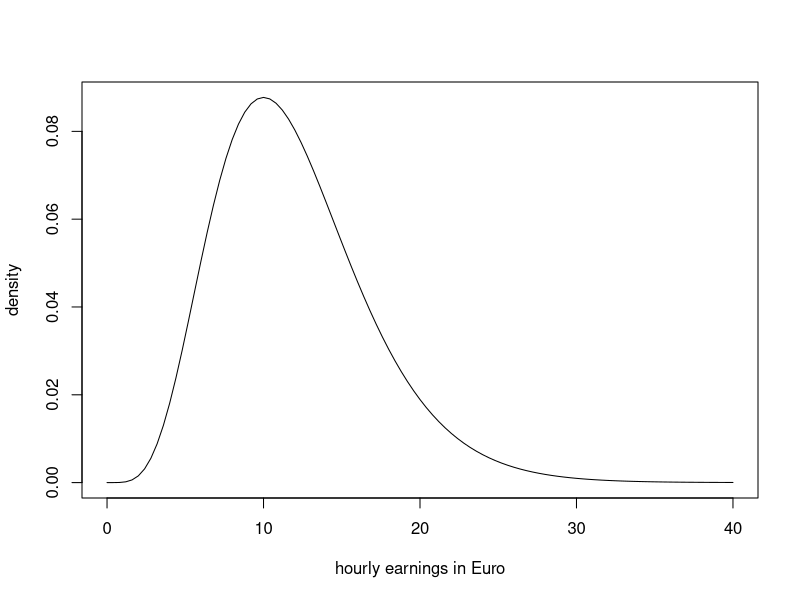
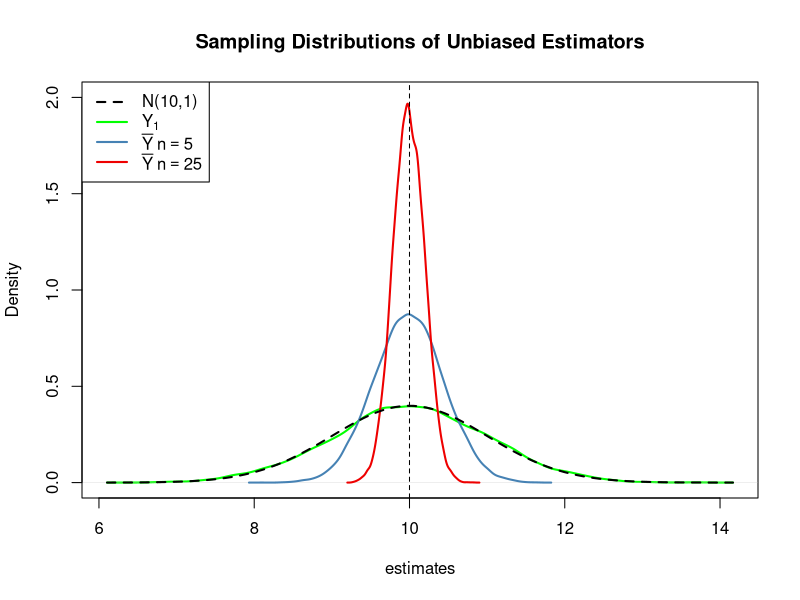
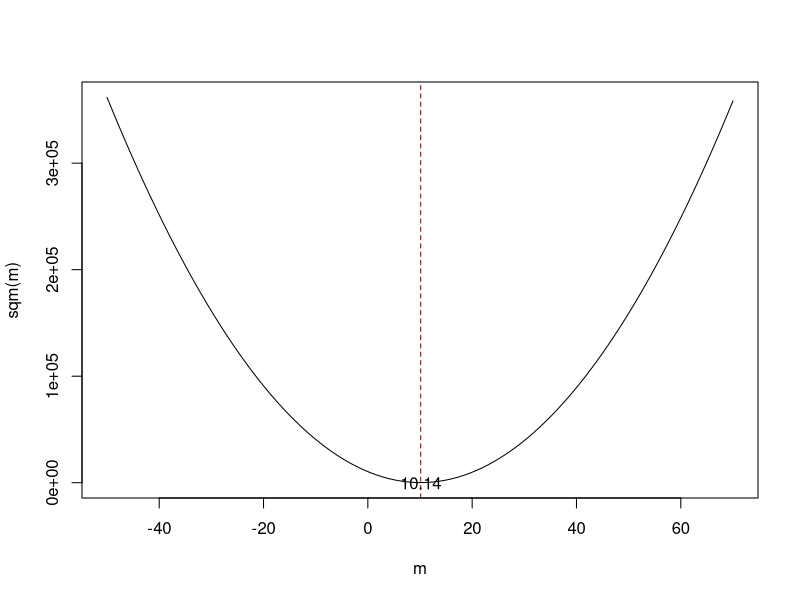
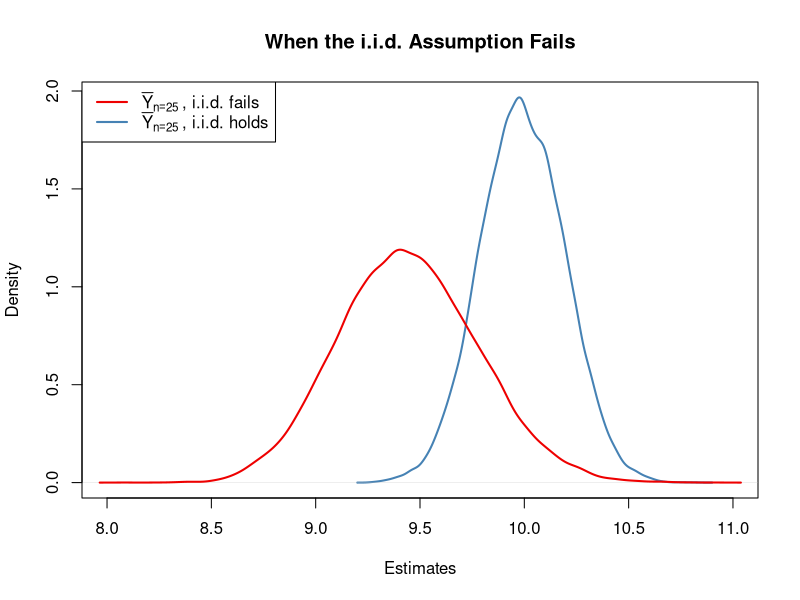
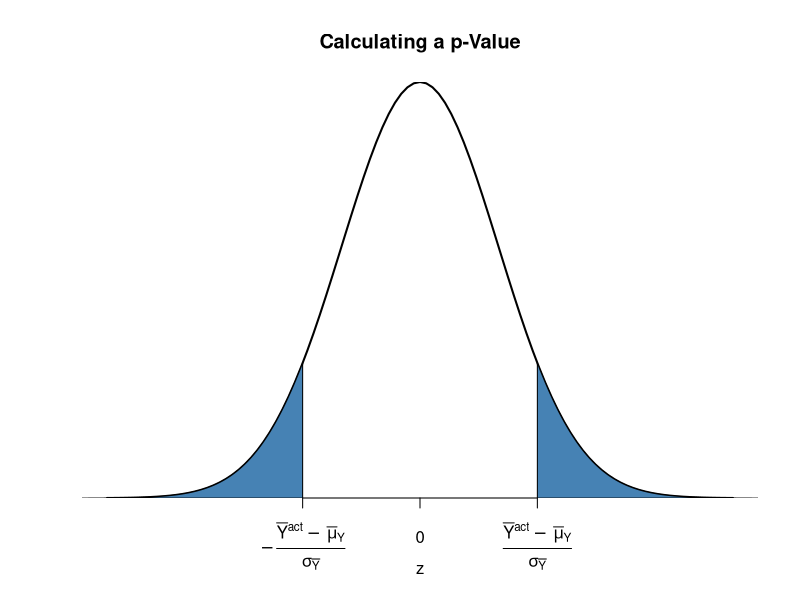
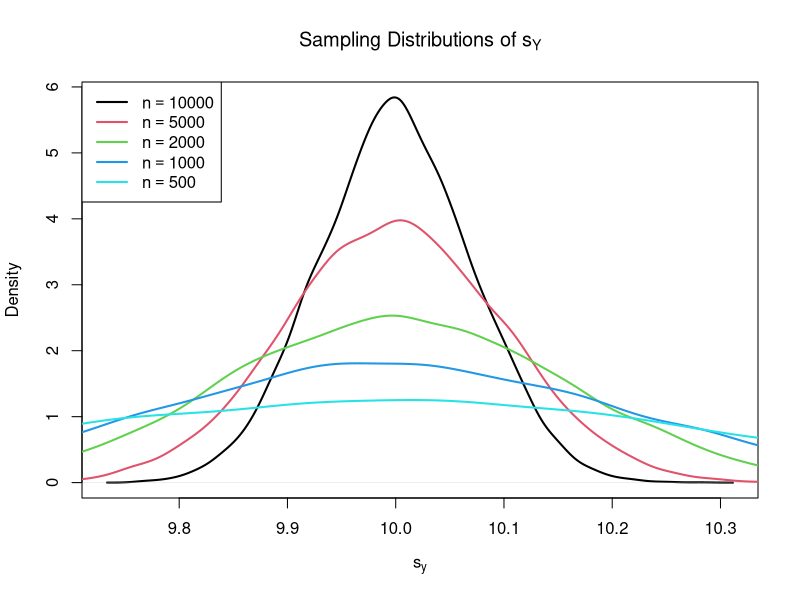
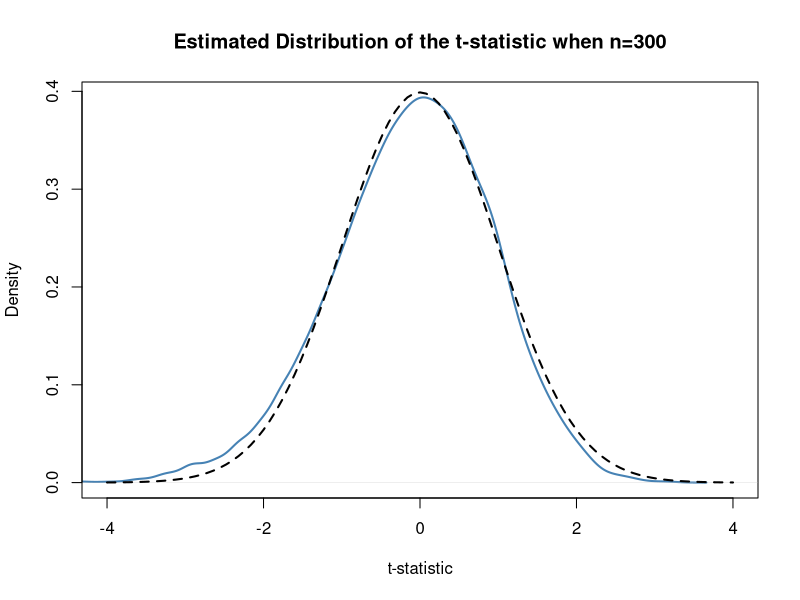
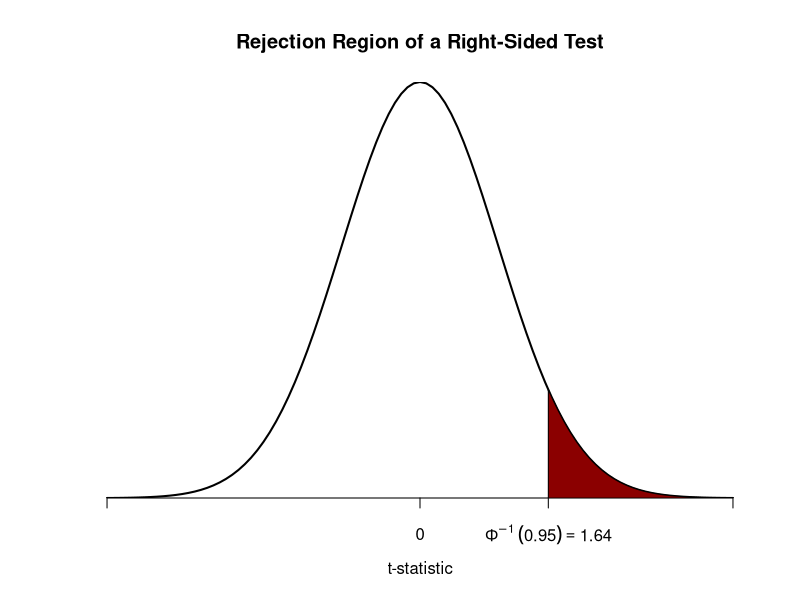

R code for these plots, in order: (Note: this script raises an error after producing the figures.)
## ---- chunk 1

## ---- chunk 2
cat('
<div class = "keyconcept" id="KC3.1">
<h3 class = "right"> Key Concept 3.1 </h3>          
<h3 class = "left"> Estimators and Estimates </h3>

*Estimators* are functions of sample data drawn from an unknown population. *Estimates* are numeric values computed by estimators based on the sample data. Estimators are random variables because they are functions of *random* data. Estimates are nonrandom numbers.

</div>
')
## ---- chunk 3
cat('\\begin{keyconcepts}[Estimators and Estimates]{3.1}
\\textit{Estimators} are functions of sample data that are drawn randomly from an unknown population. \\textit{Estimates} are numeric values computed by estimators based on the sample data. Estimators are random variables because they are functions of \\textit{random} data. Estimates are nonrandom numbers.
\\end{keyconcepts}')
## ---- chunk 4
# plot the chi_12^2 distribution
curve(dchisq(x, df=12), 
      from = 0, 
      to = 40, 
      ylab = "density", 
      xlab = "hourly earnings in Euro")
## ---- chunk 5
# set seed for reproducibility
set.seed(1)

# sample from the chi_12^2 distribution, keep only the first observation
rchisq(n = 100, df = 12)[1]
## ---- chunk 6
cat('
<div class = "keyconcept" id="KC3.2">
<h3 class = "right"> Key Concept 3.2 </h3>          
<h3 class = "left"> Bias, Consistency and Efficiency </h3>

Desirable characteristics of an estimator include unbiasedness, consistency and efficiency.

**Unbiasedness:**  
If the mean of the sampling distribution of some estimator $\\hat\\mu_Y$ for the population mean $\\mu_Y$ equals $\\mu_Y$,
$$ E(\\hat\\mu_Y) = \\mu_Y, $$
the estimator is unbiased for $\\mu_Y$. The *bias* of $\\hat\\mu_Y$ then is $0$:

$$ E(\\hat\\mu_Y) - \\mu_Y = 0$$

**Consistency:**

We want the uncertainty of the estimator $\\mu_Y$ to decrease as the number of observations in the sample grows. More precisely, we want the probability that the estimate $\\hat\\mu_Y$ falls within a small interval around the true value $\\mu_Y$ to get increasingly closer to $1$ as $n$ grows. We write this as

$$ \\hat\\mu_Y \\xrightarrow{p} \\mu_Y. $$

**Variance and efficiency:**

We want the estimator to be efficient. Suppose we have two estimators, $\\hat\\mu_Y$ and $\\overset{\\sim}{\\mu}_Y$ and for some given sample size $n$ it holds that

$$ E(\\hat\\mu_Y) = E(\\overset{\\sim}{\\mu}_Y) = \\mu_Y $$
but
$$\\text{Var}(\\hat\\mu_Y) < \\text{Var}(\\overset{\\sim}{\\mu}_Y).$$

We then prefer to use $\\hat\\mu_Y$ as it has a lower variance than $\\overset{\\sim}{\\mu}_Y$, meaning that $\\hat\\mu_Y$ is more *efficient* in using the information provided by the observations in the sample.

</div>
')
## ---- chunk 7
cat('\\begin{keyconcepts}[Bias\\comma Consistency and Efficiency]{3.2}
Desirable characteristics of an estimator include unbiasedness, consistency and efficiency.\\newline

\\textbf{Unbiasedness:}

If the mean of the sampling distribution of some estimator $\\hat\\mu_Y$ for the population mean $\\mu_Y$ equals $\\mu_Y$,
$$ E(\\hat\\mu_Y) = \\mu_Ym, $$
the estimator is unbiased for $\\mu_Y$. The \\textit{bias} of $\\hat\\mu_Y$ then is $0$:

$$ E(\\hat\\mu_Y) - \\mu_Y = 0$$

\\textbf{Consistency:}

We want the uncertainty of the estimator $\\mu_Y$ to decrease as the number of observations in the sample grows. More precisely, we want the probability that the estimate $\\hat\\mu_Y$ falls within a small interval around the true value $\\mu_Y$ to get increasingly closer to $1$ as $n$ grows. We write this as

$$ \\hat\\mu_Y \\xrightarrow{p} \\mu_Y. $$

\\textbf{Variance and efficiency:}

We want the estimator to be efficient. Suppose we have two estimators, $\\hat\\mu_Y$ and $\\overset{\\sim}{\\mu}_Y$ and for some given sample size $n$ it holds that

$$ E(\\hat\\mu_Y) = E(\\overset{\\sim}{\\mu}_Y) = \\mu_Y $$
but
$$\\text{Var}(\\hat\\mu_Y) < \\text{Var}(\\overset{\\sim}{\\mu}_Y).$$

We then prefer to use $\\hat\\mu_Y$ as it has a lower variance than $\\overset{\\sim}{\\mu}_Y$, meaning that $\\hat\\mu_Y$ is more \\textit{efficient} in using the information provided by the observations in the sample.
\\end{keyconcepts}')
## ---- chunk 8
# generate a fictious population
pop <- rnorm(10000, 10, 1)

# sample from the population and estimate the mean
est1 <- replicate(expr = mean(sample(x = pop, size = 5)), n = 25000)

est2 <- replicate(expr = mean(sample(x = pop, size = 25)), n = 25000)

fo <- replicate(expr = sample(x = pop, size = 5)[1], n = 25000)
## ---- chunk 9
# check if object type is vector
is.vector(est1)
is.vector(est2)

# check length
length(est1)
length(est2)
## ---- chunk 10
# plot density estimate Y_1
plot(density(fo), 
      col = 'green', 
      lwd = 2,
      ylim = c(0, 2),
      xlab = 'estimates',
      main = 'Sampling Distributions of Unbiased Estimators')

# add density estimate for the distribution of the sample mean with n=5 to the plot
lines(density(est1), 
     col = 'steelblue', 
     lwd = 2, 
     bty = 'l')

# add density estimate for the distribution of the sample mean with n=25 to the plot
lines(density(est2), 
      col = 'red2', 
      lwd = 2)

# add a vertical line at the true parameter
abline(v = 10, lty = 2)

# add N(10,1) density to the plot
curve(dnorm(x, mean = 10), 
     lwd = 2,
     lty = 2,
     add = T)

# add a legend
legend("topleft",
       legend = c("N(10,1)",
                  expression(Y[1]),
                  expression(bar(Y) ~ n == 5),
                  expression(bar(Y) ~ n == 25)
                  ), 
       lty = c(2, 1, 1, 1), 
       col = c('black','green', 'steelblue', 'red2'),
       lwd = 2)
## ---- chunk 11
# define the function and vectorize it
sqm <- function(m) {
 sum((y-m)^2)
}
sqm <- Vectorize(sqm)

# draw random sample and compute the mean
y <- rnorm(100, 10, 1)
mean(y)
## ---- chunk 12
# plot the objective function
curve(sqm(x), 
      from = -50, 
      to = 70,
      xlab = "m",
      ylab = "sqm(m)")

# add vertical line at mean(y)
abline(v = mean(y), 
       lty = 2, 
       col = "darkred")

# add annotation at mean(y)
text(x = mean(y), 
     y = 0, 
     labels = paste(round(mean(y), 2)))
## ---- chunk 13
# compute the population mean of pop
mean(pop)
## ---- chunk 14
# simulate outcomes for the sample mean when the i.i.d. assumption fails
est3 <-  replicate(n = 25000, 
                   expr = mean(sample(x = sort(pop), 
                                      size = 10, 
                                      prob = c(rep(4, 2500), rep(1, 7500)))))

# compute the sample mean of the outcomes
mean(est3)
## ---- chunk 15
# sampling distribution of sample mean, i.i.d. holds, n=25
plot(density(est2), 
      col = 'steelblue',
      lwd = 2,
      xlim = c(8, 11),
      xlab = 'Estimates',
      main = 'When the i.i.d. Assumption Fails')

# sampling distribution of sample mean, i.i.d. fails, n=25
lines(density(est3),
      col = 'red2',
      lwd = 2)

# add a legend
legend("topleft",
       legend = c(expression(bar(Y)[n == 25]~", i.i.d. fails"),
                  expression(bar(Y)[n == 25]~", i.i.d. holds")
                  ), 
       lty = c(1, 1), 
       col = c('red2', 'steelblue'),
       lwd = 2)
## ---- chunk 16
# plot the standard normal density on the interval [-4,4]
curve(dnorm(x),
      xlim = c(-4, 4),
      main = 'Calculating a p-Value',
      yaxs = 'i',
      xlab = 'z',
      ylab = '',
      lwd = 2,
      axes = 'F')

# add x-axis
axis(1, 
     at = c(-1.5, 0, 1.5), 
     padj = 0.75,
     labels = c(expression(-frac(bar(Y)^"act"~-~bar(mu)[Y,0], sigma[bar(Y)])),
                0,
                expression(frac(bar(Y)^"act"~-~bar(mu)[Y,0], sigma[bar(Y)]))))

# shade p-value/2 region in left tail
polygon(x = c(-6, seq(-6, -1.5, 0.01), -1.5),
        y = c(0, dnorm(seq(-6, -1.5, 0.01)),0), 
        col = 'steelblue')

# shade p-value/2 region in right tail
polygon(x = c(1.5, seq(1.5, 6, 0.01), 6),
        y = c(0, dnorm(seq(1.5, 6, 0.01)), 0), 
        col = 'steelblue')
## ---- chunk 17
# vector of sample sizes
n <- c(10000, 5000, 2000, 1000, 500)

# sample observations, estimate using 'sd()' and plot the estimated distributions
sq_y <- replicate(n = 10000, expr = sd(rnorm(n[1], 10, 10)))
plot(density(sq_y),
     main = expression('Sampling Distributions of' ~ s[Y]),
     xlab = expression(s[y]),
     lwd = 2)

for (i in 2:length(n)) {
  sq_y <- replicate(n = 10000, expr = sd(rnorm(n[i], 10, 10)))
  lines(density(sq_y), 
        col = i, 
        lwd = 2)
}

# add a legend
legend("topleft",
       legend = c(expression(n == 10000),
                  expression(n == 5000),
                  expression(n == 2000),
                  expression(n == 1000),
                  expression(n == 500)), 
       col = 1:5,
       lwd = 2)
## ---- chunk 18
cat('
<div class = "keyconcept" id="KC3.4">
<h3 class = "right"> Key Concept 3.4 </h3>          
<h3 class = "left"> The Standard Error of $\\overline{Y}$ </h3>

Take an i.i.d. sample $Y_1, \\dots, Y_n$. The mean of $Y$ is consistently estimated by $\\overline{Y}$, the sample mean of the $Y_i$. Since $\\overline{Y}$ is a random variable, it has a sampling distribution with variance $\\frac{\\sigma_Y^2}{n}$.

The standard error of $\\overline{Y}$, denoted $SE(\\overline{Y})$ is an estimator of the standard deviation of $\\overline{Y}$:

$$ SE(\\overline{Y}) = \\hat\\sigma_{\\overline{Y}} = \\frac{s_Y}{\\sqrt{n}} $$

The caret (^) over $\\sigma$ indicates that $\\hat\\sigma_{\\overline{Y}}$ is an estimator for $\\sigma_{\\overline{Y}}$. 
</div>
')
## ---- chunk 19
cat('\\begin{keyconcepts}[The Standard Error of $\\overline{Y}$]{3.4}
Take an i.i.d. sample $Y_1, \\dots, Y_n$. The mean of $Y$ is consistently estimated by $\\overline{Y}$, the sample mean of the $Y_i$. Since $\\overline{Y}$ is a random variable, it has a sampling distribution with variance $\\frac{\\sigma_Y^2}{n}$.

The standard error of $\\overline{Y}$, denoted $SE(\\overline{Y})$ is an estimator of the standard deviation of $\\overline{Y}$:

$$ SE(\\overline{Y}) = \\hat\\sigma_{\\overline{Y}} = \\frac{s_Y}{\\sqrt{n}} $$

The caret (\\string^) over $\\sigma$ indicates that $\\hat\\sigma_{\\overline{Y}}$ is an estimator for $\\sigma_{\\overline{Y}}$. 
\\end{keyconcepts}
')
## ---- chunk 20
# draw 10000 samples of size 100 and estimate the mean of Y and
# estimate the standard error of the sample mean

mean_estimates <- numeric(10000)
se_estimates <- numeric(10000)

for (i in 1:10000) {
  
  s <- sample(0:1, 
              size = 100,  
              prob = c(0.9, 0.1),
              replace = T)
  
  mean_estimates[i] <- mean(s)
  se_estimates[i] <- sqrt(mean(s) * (1 - mean(s)) / 100)

}

mean(mean_estimates)
mean(se_estimates)
## ---- chunk 21
# sample and estimate, compute standard error
samplemean_act <- mean(
  sample(0:1, 
         prob = c(0.9, 0.1), 
         replace = T, 
         size = 100))

SE_samplemean <- sqrt(samplemean_act * (1 - samplemean_act) / 100)

# null hypothesis
mean_h0 <- 0.1

# compute the p-value
pvalue <- 2 * pnorm(- abs(samplemean_act - mean_h0) / SE_samplemean)
pvalue
## ---- chunk 22
# compute a t-statistic for the sample mean
tstatistic <- (samplemean_act - mean_h0) / SE_samplemean
tstatistic
## ---- chunk 23
# prepare empty vector for t-statistics
tstatistics <- numeric(10000)

# set sample size
n <- 300

# simulate 10000 t-statistics
for (i in 1:10000) {
  
  s <- sample(0:1, 
              size = n,  
              prob = c(0.9, 0.1),
              replace = T)
  
  tstatistics[i] <- (mean(s)-0.1)/sqrt(var(s)/n)
  
}
## ---- chunk 24
# plot density and compare to N(0,1) density
plot(density(tstatistics),
     xlab = 't-statistic',
     main = 'Estimated Distribution of the t-statistic when n=300',
     lwd = 2,
     xlim = c(-4, 4),
     col = 'steelblue')

# N(0,1) density (dashed)
curve(dnorm(x), 
      add = T, 
      lty = 2, 
      lwd = 2)
## ---- chunk 25
cat('
<div class = "keyconcept" id="KC3.5">
<h3 class = "right"> Key Concept 3.5 </h3>          
<h3 class = "left"> The Terminology of Hypothesis Testing </h3>

In hypothesis testing, two types of mistakes are possible:

1. The null hypothesis *is* rejected although it is true (type-I-error)  

2. The null hypothesis *is not* rejected although it is false (type-II-error) 

The **significance level** of the test is the probability to commit a type-I-error we are willing to accept in advance. E.g., using a prespecified significance level of $0.05$, we reject the null hypothesis if and only if the $p$-value is less than $0.05$. The significance level is chosen before the test is conducted.

An equivalent procedure is to reject the null hypothesis if the observed test statistic is, in absolute value terms, larger than the **critical value** of the test statistic. The critical value is determined by the significance level chosen and defines two disjoint sets of values which are called **acceptance region** and **rejection region**. The acceptance region contains all values of the test statistic for which the test does not reject while the rejection region contains all the values for which the test does reject.

The **$p$-value** is the probability that, in repeated sampling under the same conditions a test statistic is observed that provides just as much evidence against the null hypothesis as the test statistic actually observed.

The actual probability that the test rejects the true null hypothesis is called the **size of the test**. In an ideal setting, the size does equals the significance level.

The probability that the test correctly rejects a false null hypothesis is called **power**. 

</div>
')
## ---- chunk 26
cat('\\begin{keyconcepts}[The Terminology of Hypothesis Testing]{3.5}
In hypothesis testing, two types of mistakes are possible:\\newline

\\begin{enumerate}
\\item The null hypothesis \\textit{is} rejected although it is true (type-I-error)  
\\item The null hypothesis \\textit{is not} rejected although it is false (type-II-error) 
\\end{enumerate}\\vspace{0.5cm}

The \\textit{significance level} of the test is the probability to commit a type-I-error we are willing to accept in advance. E.g., using a prespecified significance level of $0.05$, we reject the null hypothesis if and only if the $p$-value is less than $0.05$. The significance level is chosen before the test is conducted.\\newline

An equivalent procedure is to reject the null hypothesis if the observed test statistic is, in absolute value terms, larger than the \\textit{critical value} of the test statistic. The critical value is determined by the significance level chosen and defines two disjoint sets of values which are called \\textit{acceptance region} and \\textit{rejection region}. The acceptance region contains all values of the test statistic for which the test does not reject while the rejection region contains all the values for which the test does reject.\\newline

The \\textit{$p$-value} is the probability that, in repeated sampling under the same conditions, a test statistic is observed that provides just as much evidence against the null hypothesis as the test statistic actually observed.\\newline

The actual probability that the test rejects the true null hypothesis is called the \\textit{size of the test}. In an ideal setting, the size equals the significance level.\\newline

The probability that the test correctly rejects a false null hypothesis is called \\textit{power}. 
\\end{keyconcepts}
')
## ---- chunk 27
# check whether p-value < 0.05
pvalue < 0.05
## ---- chunk 28
# check the critical value
qnorm(p = 0.975)

# check whether the null is rejected using the t-statistic computed further above
abs(tstatistic) > 1.96
## ---- chunk 29
cat('
<div class = "keyconcept" id="KC3.6">
<h3 class = "right"> Key Concept 3.6 </h3>          
<h3 class = "left"> Testing the Hypothesis $E(Y) = \\mu_{Y,0}$ Against the Alternative $E(Y) \\neq \\mu_{Y,0}$ </h3>

1. Estimate $\\mu_{Y}$ using $\\overline{Y}$ and compute the $SE(\\overline{Y})$, standard error of $\\overline{Y}$.

2. Compute the $t$-statistic.

3. Compute the $p$-value and reject the null hypothesis at the $5\\%$ level of significance if the $p$-value is smaller than $0.05$ or, equivalently, if
$$ \\left\\lvert t^{act} \\right\\rvert > 1.96. $$
</div>

')
## ---- chunk 30
cat('\\begin{keyconcepts}[Testing the Hypothesis $E(Y) = \\mu_{Y,0}$ Against the Alternative $E(Y) \\neq \\mu_{Y,0}$]{3.6}
\\begin{enumerate}
\\item Estimate $\\mu_{Y}$ using $\\overline{Y}$ and compute $SE(\\overline{Y})$, the standard error of $SE(\\overline{Y})$.
\\item Compute the $t$-statistic.
\\item Compute the $p$-value and reject the null hypothesis at the $5\\%$ level of significance if the $p$-value is smaller than $0.05$ or, equivalently, if $$\\left\\lvert t^{act} \\right\\rvert > 1.96.$$
\\end{enumerate}
\\end{keyconcepts}
')
## ---- chunk 31
# plot the standard normal density on the domain [-4,4]
curve(dnorm(x),
      xlim = c(-4, 4),
      main = 'Rejection Region of a Right-Sided Test',
      yaxs = 'i',
      xlab = 't-statistic',
      ylab = '',
      lwd = 2,
      axes = 'F')

# add the x-axis
axis(1, 
     at = c(-4, 0, 1.64, 4), 
     padj = 0.5,
     labels = c('', 0, expression(Phi^-1~(.95)==1.64), ''))

# shade the rejection region in the left tail
polygon(x = c(1.64, seq(1.64, 4, 0.01), 4),
        y = c(0, dnorm(seq(1.64, 4, 0.01)), 0), 
        col = 'darkred')
## ---- chunk 32
# plot the the standard normal density on the domain [-4,4]
curve(dnorm(x),
      xlim = c(-4, 4),
      main = 'Rejection Region of a Left-Sided Test',
      yaxs = 'i',
      xlab = 't-statistic',
      ylab = '',
      lwd = 2,
      axes = 'F')

# add x-axis
axis(1, 
     at = c(-4, 0, -1.64, 4), 
     padj = 0.5,
     labels = c('', 0, expression(Phi^-1~(.05)==-1.64), ''))

# shade rejection region in right tail
polygon(x = c(-4, seq(-4, -1.64, 0.01), -1.64),
        y = c(0, dnorm(seq(-4, -1.64, 0.01)), 0), 
        col = 'darkred')
## ---- chunk 33
cat('
<div class = "keyconcept" id="KC3.7">
<h3 class = "right"> Key Concept 3.7 </h3>          
<h3 class = "left"> Confidence Intervals for the Population Mean </h3>

A $95\\%$ confidence interval for $\\mu_Y$ is a random variable that contains the true $\\mu_Y$ in $95\\%$ of all possible random samples. When $n$ is large we can use the normal approximation. Then, $99\\%$, $95\\%$, $90\\%$ confidence intervals are

\\begin{align}
&99\\%\\text{ confidence interval for } \\mu_Y = \\left[ \\overline{Y} \\pm 2.58 \\times SE(\\overline{Y}) \\right], \\\\
&95\\%\\text{ confidence interval for } \\mu_Y = \\left[\\overline{Y} \\pm 1.96 \\times SE(\\overline{Y}) \\right], \\\\
&90\\%\\text{ confidence interval for } \\mu_Y = \\left[ \\overline{Y} \\pm 1.64 \\times SE(\\overline{Y}) \\right].
\\end{align}

These confidence intervals are sets of null hypotheses we cannot reject in a two-sided hypothesis test at the given level of confidence.

Now consider the following statements.

1. In repeated sampling, the interval
$$ \\left[ \\overline{Y} \\pm 1.96 \\times SE(\\overline{Y}) \\right] $$
covers the true value of $\\mu_Y$ with a probability of $95\\%$.

2. We have computed $\\overline{Y} = 5.1$ and $SE(\\overline{Y})=2.5$ so the interval
$$ \\left[ 5.1  \\pm 1.96 \\times 2.5 \\right] = \\left[0.2,10\\right] $$ covers the true value of $\\mu_Y$ with a probability of $95\\%$.

While 1. is right (this is in line with the definition above), 2. is wrong and none of your lecturers wants to read such a sentence in a term paper, written exam or similar, believe us.
The difference is that, while 1. is the definition of a random variable, 2. is one possible *outcome* of this random variable so there is no meaning in making any probabilistic statement about it. Either the computed interval does cover $\\mu_Y$ *or* it does not!

</div>
')
## ---- chunk 34
cat('\\begin{keyconcepts}[Confidence Intervals for the Population Mean]{3.7}
A $95\\%$ confidence interval for $\\mu_Y$ is a \\texttt{random variable} that contains the true $\\mu_Y$ in $95\\%$ of all possible random samples. When $n$ is large we can use the normal approximation. Then, $99\\%$, $95\\%$, $90\\%$ confidence intervals are

\\begin{align}
&99\\%\\text{ confidence interval for } \\mu_Y = \\left[ \\overline{Y} \\pm 2.58 \\times SE(\\overline{Y}) \\right], \\\\
&95\\%\\text{ confidence interval for } \\mu_Y = \\left[\\overline{Y} \\pm 1.96 \\times SE(\\overline{Y}) \\right], \\\\
&90\\%\\text{ confidence interval for } \\mu_Y = \\left[ \\overline{Y} \\pm 1.64 \\times SE(\\overline{Y}) \\right].
\\end{align}

These confidence intervals are sets of null hypotheses we cannot reject in a two-sided hypothesis test at the given level of confidence.\\newline

Now consider the following statements.\\newline

\\begin{enumerate}
\\item In repeated sampling, the interval
$$ \\left[ \\overline{Y} \\pm 1.96 \\times SE(\\overline{Y}) \\right] $$
covers the true value of $\\mu_Y$ with a probability of $95\\%$.

\\item We have computed $\\overline{Y} = 5.1$ and $SE(\\overline{Y})=2.5$ so the interval
$$ \\left[5.1  \\pm 1.96 \\times 2.5 \\right] = \\left[0.2,10\\right] $$ covers the true value of $\\mu_Y$ with a probability of $95\\%$.
\\end{enumerate}\\vspace{0.5cm}

While 1. is right (this is in line with the definition above), 2. is wrong and none of your lecturers wants to read such a sentence in a term paper, written exam or similar, believe us.
The difference is that, while 1. is the definition of a random variable, 2. is one possible \\textit{outcome} of this random variable so there is no meaning in making any probabilistic statement about it. Either the computed interval \\textit{does cover} $\\mu_Y$ or it \\textit{does not}!
\\end{keyconcepts}
')
## ---- chunk 35
# set seed
set.seed(1)

# generate some sample data
sampledata <- rnorm(100, 10, 10)

# check the type of the outcome produced by t.test
typeof(t.test(sampledata))

# display the list elements produced by t.test
ls(t.test(sampledata))
## ---- chunk 36
t.test(sampledata)$"conf.int"
## ---- chunk 37
t.test(sampledata)
## ---- chunk 38
# set random seed
set.seed(1)

# draw data from two different populations with equal mean
sample_pop1 <- rnorm(100, 10, 10)
sample_pop2 <- rnorm(100, 10, 20)

# perform a two sample t-test
t.test(sample_pop1, sample_pop2)
## ---- chunk 39
# load the 'readxl' package
library(readxl)
## ---- chunk 40
# import the data into R
cps <- read_excel(path = 'data/cps_ch3.xlsx')
## ---- chunk 41
# load the 'dplyr' package
library(dplyr)
## ---- chunk 42
# get an overview of the data structure
head(cps)

# group data by gender and year and compute the mean, standard deviation
# and number of observations for each group
avgs <- cps %>% 
        group_by(a_sex, year) %>% 
        summarise(mean(ahe08), 
                  sd(ahe08), 
                  n())

# print the results to the console
print(avgs)
## ---- chunk 43
# split the dataset by gender
male <- avgs %>% filter(a_sex == 1) 
female <- avgs %>% filter(a_sex == 2)

# rename columns of both splits
colnames(male)   <- c("Sex", "Year", "Y_bar_m", "s_m", "n_m")
colnames(female) <- c("Sex", "Year", "Y_bar_f", "s_f", "n_f")

# estimate gender gaps, compute standard errors and confidence intervals for all dates
gap <- male$Y_bar_m - female$Y_bar_f

gap_se <- sqrt(male$s_m^2 / male$n_m + female$s_f^2 / female$n_f)

gap_ci_l <- gap - 1.96 * gap_se

gap_ci_u <- gap + 1.96 * gap_se

result <- cbind(male[,-1], female[,-(1:2)], gap, gap_se, gap_ci_l, gap_ci_u)

# print the results to the console
print(result, digits = 3)
## ---- chunk 44
# set random seed
set.seed(123)

# generate dataset
X <- runif(n = 100, 
           min = 18, 
           max = 70)

Y <- X + rnorm(n=100, 50, 15)

# plot observations
plot(X, 
     Y, 
     type = "p",
     main = "A Scatterplot of X and Y",
     xlab = "Age",
     ylab = "Earnings",
     col = "steelblue",
     pch = 19)
## ---- chunk 45
# compute sample covariance of X and Y
cov(X, Y)

# compute sample correlation between X and Y
cor(X, Y)

# an equivalent way to compute the sample correlation
cov(X, Y) / (sd(X) * sd(Y))
## ---- chunk 46
library(MASS)

# set random seed
set.seed(1)

# positive correlation (0.81)
example1 <- mvrnorm(100,
                    mu = c(0, 0), 
                    Sigma = matrix(c(2, 2, 2, 3), ncol = 2),
                    empirical = TRUE)

# negative correlation (-0.81)
example2 <- mvrnorm(100,
                    mu = c(0, 0), 
                    Sigma = matrix(c(2, -2, -2, 3), ncol = 2),
                    empirical = TRUE)

# no correlation 
example3 <- mvrnorm(100,
                    mu = c(0, 0), 
                    Sigma = matrix(c(1, 0, 0, 1), ncol = 2),
                    empirical = TRUE)

# no correlation (quadratic relationship)
X <- seq(-3, 3, 0.01)
Y <- - X^2 + rnorm(length(X))

example4 <- cbind(X, Y)

# divide plot area as 2-by-2 array
par(mfrow = c(2, 2))

# plot datasets
plot(example1, col = 'steelblue', pch = 20, xlab = 'X', ylab = 'Y', 
     main = "Correlation = 0.81")

plot(example2, col = 'steelblue', pch = 20, xlab = 'X', ylab = 'Y', 
     main = "Correlation = -0.81")

plot(example3, col = 'steelblue', pch = 20, xlab = 'X', ylab = 'Y', 
     main = "Correlation = 0")

plot(example4, col = 'steelblue', pch = 20, xlab = 'X', ylab = 'Y', 
     main = "Correlation = 0")
## ---- chunk 47
if (my_output=="html") {
  cat('
<div  class = "DCexercise">

#### 1. Biased ... {-}

Consider the following alternative estimator for $\\mu_Y$, the mean of the $Y_i$

$$\\widetilde{Y}=\\frac{1}{n-1}\\sum\\limits_{i=1}^n Y_i$$

In this exercise we will illustrate that this estimator is a biased estimator for $\\mu_Y$.

**Instructions:**

  + Define a function <tt>Y_tilde</tt> that implements the estimator above.
  
  + Randomly draw 5 observations from the $\\mathcal{N}(10, 25)$ distribution and compute an estimate using <tt>Y_tilde()</tt>. Repeat this procedure 10000 times and store the results in <tt>est_biased</tt>. 
  
  + Plot a histogram of <tt>est_biased</tt>.
  
  + Add a red vertical line at $\\mu=10$ using the function <tt>abline()</tt>.
  
<iframe src="DCL/ex3_1.html" frameborder="0" scrolling="no" style="width:100%;height:400px"></iframe>

**Hints:**

  + To compute the sum of a vector you can use <tt>sum()</tt>, to get the length of a vector you can use <tt>length()</tt>.
  
  + Use the function <tt>replicate()</tt> to compute repeatedly estimates of random samples. With the arguments <tt>expr</tt> and <tt>n</tt> you can specify the operation and how often it has to be replicated.
  
  + A histogram can be plotted with the function <tt>hist()</tt>.
  
  + The point on the x-axis as well as the color for the vertical line can be specified via the arguments <tt>v</tt> and <tt>col</tt>.

</div>')
} else {
  cat('\\begin{center}\\textit{This interactive part of the book is only available in the HTML version.}\\end{center}')
}
## ---- chunk 48
if (my_output=="html") {
  cat('
<div  class = "DCexercise">

#### 2. ... but consistent estimator {-}

Consider again the estimator from the previous exercise. It is available in your environment as the function <tt>Y_tilde()</tt>. You are requested to do the same procedure as in the previous exercise. This time, however, increase the number of observations to draw from 5 to 1000. 

What do you notice? What can you say about this estimator?

**Instructions:**

  + Randomly draw 1000 observations from the $\\mathcal{N}(10, 25)$ distribution and compute an estimate of the mean using <tt>Y_tilde()</tt>. Repeat this procedure 10000 times and store the results in <tt>est_consistent</tt>. 
  
  + Plot a histogram of <tt>est_consistent</tt>.
  
  + Add a red vertical line at $\\mu=10$ using the function <tt>abline()</tt>.
  
<iframe src="DCL/ex3_2.html" frameborder="0" scrolling="no" style="width:100%;height:340px"></iframe>

**Hints:**

  + Use the function <tt>replicate()</tt> to compute estimates of repeatedly drawn random samples. Using the arguments <tt>expr</tt> and <tt>n</tt> you may specify the operation and how often it will be replicated.
  
  + A histogram can be plotted with the function <tt>hist()</tt>.
  
  + The position on the x-axis as well as the color for the vertical line can be specified via the arguments <tt>v</tt> and <tt>col</tt>.

</div>')}
## ---- chunk 49
if (my_output=="html") {
  cat('
<div  class = "DCexercise">

#### 3. Efficiency of an Estimator {-}

In this exercise we want to illustrate the result that the sample mean

$$\\hat{\\mu}_Y=\\sum\\limits_{i=1}^{n}a_iY_i$$ with the equal weighting scheme $a_i=\\frac{1}{n}$ for $i=1,...,n$ is the best linear unbiased estimator (BLUE) of $\\mu_Y$. 

As an alternative, consider the estimator

$$\\tilde{\\mu}_Y=\\sum\\limits_{i=1}^{n}b_iY_i$$

where $b_i$ gives the first $\\frac{n}{2}$ observations a higher weighting than the second $\\frac{n}{2}$ observations (we assume that $n$ is even for simplicity). 

The vector of weights <tt>w</tt> has been defined already and is available in your working environment.

**Instructions:**

  + Verify that $\\tilde{\\mu}$ is an unbiased estimator of $\\mu_Y$, the mean of the $Y_i$.
  
  + Implement the alternative estimator of $\\mu_Y$ as a function <tt>mu_tilde()</tt>.

  + Randomly draw 100 observations from the $\\mathcal{N}(5, 10)$ distribution and compute estimates with both estimators. Repeat this procedure 10000 times and store the results in <tt>est_bar</tt> and <tt>est_tilde</tt>.
  
  + Compute the sample variances of <tt>est_bar</tt> and <tt>est_tilde</tt>. What can you say about both estimators?
  
<iframe src="DCL/ex3_3.html" frameborder="0" scrolling="no" style="width:100%;height:420px"></iframe>

**Hints:**

  + In order for $\\tilde{\\mu}$ to be an unbiased estimator all weights have to sum up to 1.
  
  + Use the function <tt>replicate()</tt> to compute estimates of repeatedly drawn samples. With the arguments <tt>expr</tt> and <tt>n</tt> you can specify the operation and how often it is replicated.

  + You may use <tt>var()</tt> the compute the sample variance.

</div>')}
## ---- chunk 50
if (my_output=="html") {
  cat('
<div  class = "DCexercise">

#### 4. Hypothesis Test --- $t$-statistic {-}

Consider the CPS dataset from Chapter \\@ref(aattggoe) again. The dataset <tt>cps</tt> is available in your working environment.

We suppose that the average hourly earnings (in prices of 2012) <tt>ahe12</tt> exceed 23.50 $\\$/h$ and wish to test this hypothesis at a significance level of $\\alpha=0.05$. Please do the following:

**Instructions:**

  + Compute the test statistic by hand and assign it to <tt>tstat</tt>.
  
  + Use <tt>tstat</tt> to accept or reject the null hypothesis. Please do so using the normal approximation. 
  
<iframe src="DCL/ex3_4.html" frameborder="0" scrolling="no" style="width:100%;height:340px"></iframe>

**Hints:**

  + We test $H_0:\\mu_{Y_{ahe}}\\leq 23.5$ vs. $H_1:\\mu_{Y_{ahe}}>23.5$. That is, we conduct a right-sided test.
  
  + The $t$-statistic is defined as $\\frac{\\bar{Y}-\\mu_{Y,0}}{s_{Y}/\\sqrt{n}}$ where $s_Y$ denotes the sample variance.

  + To decide whether the null hypothesis is accepted or rejected you can compare the $t$-statistic with the respective quantile of the standard normal distribution. Use logical operators.

</div>')}
## ---- chunk 51
if (my_output=="html") {
  cat('
<div  class = "DCexercise">

#### 5. Hypothesis Test --- $p$-value {-}

Reconsider the test situation from the previous exercise. The dataset <tt>cps</tt> as well as the vector <tt>tstat</tt> are available in your working environment.

Instead of using the $t$-statistic as decision criterion you may also use the $p$-value. Now please do the following:

**Instructions:**

  + Compute the $p$-value by hand and assign it to <tt>pval</tt>.
  
  + Use <tt>pval</tt> to accept or reject the null hypothesis.
  
<iframe src="DCL/ex3_5.html" frameborder="0" scrolling="no" style="width:100%;height:340px"></iframe>

**Hints:**

  + The $p$-value for a right-sided test can be computed as $p=P(t>t^{act}|H_0)$.
  
  + We reject the null if $p<\\alpha$. Use logical operators to check for this.

</div>')}
## ---- chunk 52
if (my_output=="html") {
  cat('
<div  class = "DCexercise">

#### 6. Hypothesis Test --- One Sample $t$-test {-}

In the last two exercises we discussed two ways of conducting a hypothesis test. These approaches are somewhat cumbersome to apply by hand which is why <tt>R</tt> provides the function <tt>t.test()</tt>. It does most of the work automatically. <tt>t.test()</tt> provides $t$-statistics, $p$-values and even confidence intervals (more on the latter in later exercises). Note that <tt>t.test()</tt> uses the $t$-distribution instead of the normal distribution which becomes important when the sample size is small. 

The dataset <tt>cps</tt> and the variable <tt>pval</tt> from Exercise 3.4 are available in your working environment.

**Instructions:**

  + Conduct the hypothesis test from previous exercises using the function <tt>t.test()</tt>.
  
  + Extract the $t$-statistic and the $p$-value from the list created by <tt>t.test()</tt>. Assign them to the variables <tt>tstat</tt> and <tt>pvalue</tt>.
  
  + Verify that using the normal approximation here is valid as well by computing the difference between both $p$-values.
  
<iframe src="DCL/ex3_6.html" frameborder="0" scrolling="no" style="width:100%;height:340px"></iframe>

**Hints:**

  + The type of the test as well as the null hypothesis can be specified via the arguments <tt>alternative</tt> and <tt>mu</tt>.
  
  + The $t$-statistic and the $p$-value can be obtained via <tt>\\$statistic</tt> and <tt>\\$p.value</tt>, respectively.

</div>')}
## ---- chunk 53
if (my_output=="html") {
  cat('
<div  class = "DCexercise">

#### 7. Hypothesis Test --- Two Sample $t$-test {-}

Consider the annual maximum sea levels at Port Pirie (Southern Australia) and Fremantle (Western Australia) for the last 30 years.

The observations are made available as vectors <tt>portpirie</tt> and <tt>fremantle</tt> in your working environment.

**Instructions:**

  + Test whether there is a significant difference in the annual maximum sea levels at a significance level of $\\alpha=0.05$.

<iframe src="DCL/ex3_7.html" frameborder="0" scrolling="no" style="width:100%;height:340px"></iframe>

**Hints:**

  + We test $H_0:\\mu_{P}-\\mu_{F}=0$ vs. $H_1:\\mu_{P}-\\mu_{F}\\ne 0$. That is, we conduct a two sample $t$-test.
  
  + For a two sample $t$-test the function <tt>t.test()</tt> expects two vectors containing the data.

</div>')}
## ---- chunk 54
if (my_output=="html") {
  cat('
<div  class = "DCexercise">

#### 8. Confidence Interval {-}

Reconsider the test situation concerning the annual maximum sea levels at Port Pirie and Fremantle.

The variables <tt>portpirie</tt> and <tt>fremantle</tt> are again available in your working environment.

**Instructions:**

  + Construct a $95\\%$-confidence interval for the difference in the sea levels using <tt>t.test()</tt>.

<iframe src="DCL/ex3_8.html" frameborder="0" scrolling="no" style="width:100%;height:340px"></iframe>

**Hint:**

  + The function <tt>t.test()</tt> computes a $95\\%$ confidence interval by default. This is accessible via <tt>$conf.int</tt>.

</div>')}
## ---- chunk 55
if (my_output=="html") {
  cat('
<div  class = "DCexercise">

#### 9. (Co)variance and Correlation I {-}

Consider a random sample $(X_i, Y_i)$ for $i=1,...,100$.

The respective vectors <tt>X</tt> and <tt>Y</tt> are available in your working environment.

**Instructions:**

  + Compute the variance of $X$ using the function <tt>cov()</tt>.
  
  + Compute the covariance of $X$ and $Y$.
  
  + Compute the correlation between $X$ and $Y$.

<iframe src="DCL/ex3_9.html" frameborder="0" scrolling="no" style="width:100%;height:340px"></iframe>

**Hints:**

  + The variance is a special case of the covariance.
  
  + <tt>cov()</tt> as well as <tt>cor()</tt> expect a vector for each variable.

</div>')}
## ---- chunk 56
if (my_output=="html") {
  cat('
<div  class = "DCexercise">

#### 10. (Co)variance and Correlation II {-}

In this exercise we want to examine the limitations of the correlation as a dependency measure. 

Once the session has initialized you will see the plot of 100 realizations from two random variables $X$ and $Y$.

The respective observations are available in the vectors <tt>X</tt> and <tt>Y</tt> in your working environment.

**Instructions:**

  + Compute the correlation between $X$ and $Y$. Interpret your result critically.

<iframe src="DCL/ex3_10.html" frameborder="0" scrolling="no" style="width:100%;height:340px"></iframe>

**Hint:**

  + <tt>cor()</tt> expects a vector for each variable.

</div>')}
